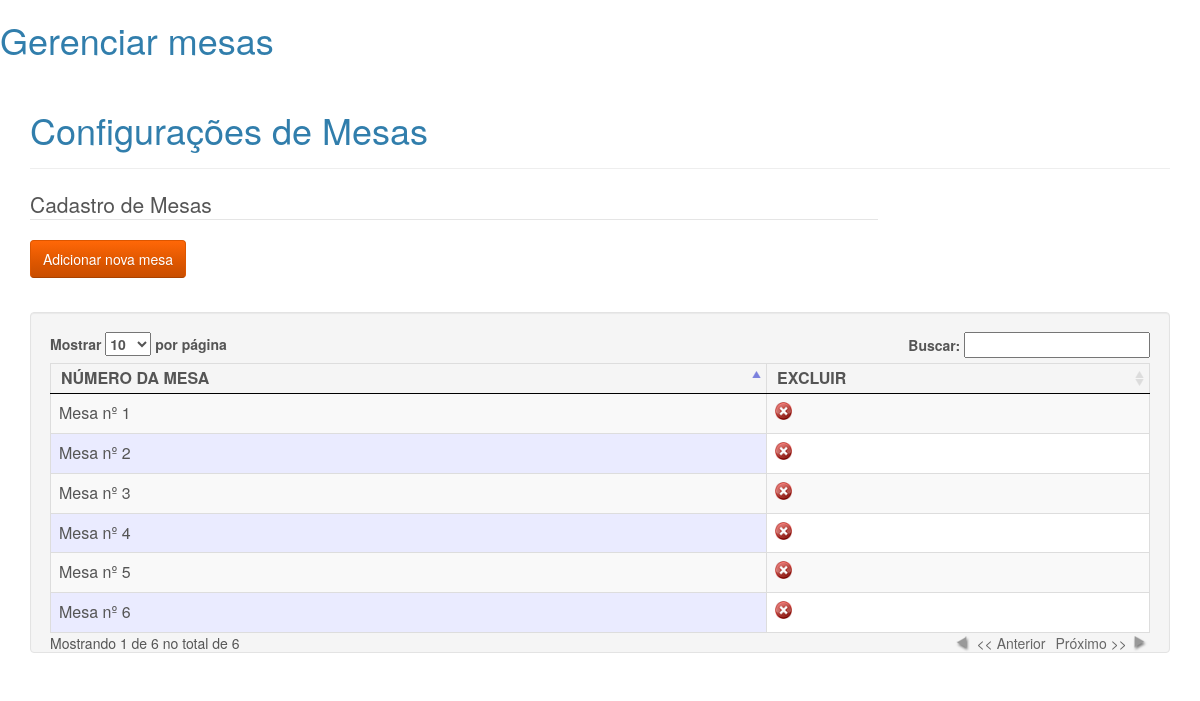
The app's page /cadastromesa.php, older data.
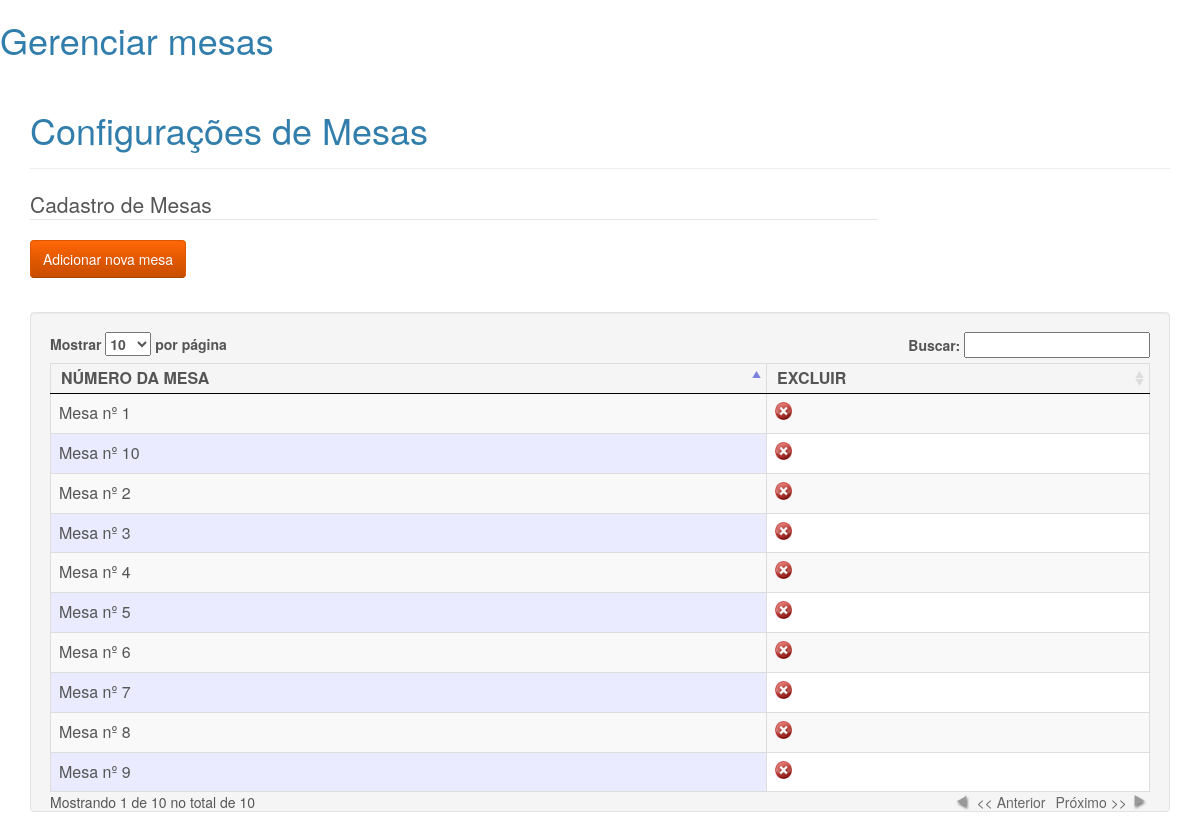
The same page, newer data.
### tables this page shows
CREATE TABLE `mesa` (
  `id_mesa` int(10) NOT NULL AUTO_INCREMENT,
  `numero` int(10) NOT NULL,
  `idGarcon` varchar(200) NOT NULL,
  `situacao` int(1) NOT NULL,
  PRIMARY KEY (`id_mesa`)
);

### cadastromesa.php (the view, shortened to what this page needs)
<h1>Gerenciar mesas</h1>
<link href="css/style.css" rel="stylesheet" type="text/css">
<link rel="stylesheet" type="text/css" href="css/demo_table.css"/>
<div class="container">
   <div class="bs-docs-section" >
      <div class="row">
         <div class="col-lg-12">
            <div class="page-header">
               <h1 id="forms">Configurações de Mesas</h1>
            </div>
         </div>
      </div>
      <div class="row">
         <div class="col-lg-9">
            <div class=" bs-component">
               <form action="" class="form-horizontal" method="post" enctype="multipart/form-data">
                  <fieldset>
                     <legend>Cadastro de Mesas</legend>
                       <input name="cadastrar" class="btn btn-warning" type="submit" value="Adicionar nova mesa" id="cadastrar" />
            </div>
         </div>
      </div>
   </div>
		<div class="well">
   <table class="display dataTable table table-striped table-bordered" id="mesas">
      <thead>
         <tr>
            <th>NÚMERO DA MESA</th>
            <th>EXCLUIR</th>
         </tr>
      </thead>
      <tbody>
         <?php
            $sel = mysql_query("SELECT * FROM mesa ORDER BY id_mesa ASC");
            while($ver = mysql_fetch_array($sel)){
         ?>
         <tr>
            <td>Mesa nº <?php echo $ver['numero'];?></td>
            <td>
               <a href="javascript:confirmardel('?btn=cadastromesa&apagar=apagar&id_mesa=<?php echo $ver['id_mesa'] ?>')"><img src="imagens/excluir.png" width="17" height="18"  border="0"/></a>
            </td>
         </tr>
         <?php } ?>
      </tbody>
   </table>
   </div>
</div>

Row changes from the older to the newer data that the page shows:
added mesa: numero "7"
added mesa: numero "8"
added mesa: numero "9"
added mesa: numero "10"
Text that changed along with them:
text written by a page script: "Mostrar por página Buscar: Mostrando 1 de 6 no total de 6 << Anterior Próximo >>" → "Mostrar por página Buscar: Mostrando 1 de 10 no total de 10 << Anterior Próximo >>"
